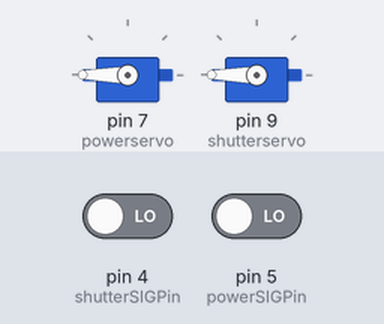
Simulated run of this sketch. Board: Arduino Uno, built with avr-gcc and run on an emulated ATmega328P. Parts: 2 × servo. Inputs (shaded band) come from the test bench; at power-on: pin 5 (powerSIGPin) LOW, pin 4 (shutterSIGPin) LOW.

Above: at 1.2 s.
1.3 s: pin 5 (powerSIGPin) driven HIGH
Timing chart, 0 to 10.3 s (numbered marks = the images above; inputs shaded):
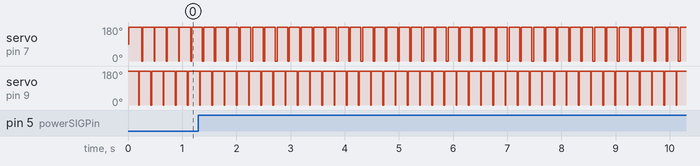

The sketch:

qx100_servo_trigger.ino
```cpp
/*
Takes pictures the camera QX100 and turns on and off

*/
// REU 2014
// Jordann McCarty.


#include <Servo.h>

Servo powerservo; // create servo object to control turning on and off
Servo shutterservo; //create serve to control taking pictures

int shutterSIGPin = 4;
int powerSIGPin = 5;

int shutterPressPos  = 0;    // variable to store the servo position
int shutterDepressPos = 255;
int powerPressPos    = 0;
int powerDepressPos    = 255;


//#define DEBUG

void setup(){
  powerservo.attach(7);
  shutterservo.attach(9); // attaches the servo on pin 9 to the servo object
  pinMode(shutterSIGPin, INPUT);
  pinMode(powerSIGPin, INPUT);
}


void loop(){

  if(digitalRead(shutterSIGPin)){
     shutterservo.write(shutterPressPos);
     delay(15);
  } else {
     shutterservo.write(shutterDepressPos);
     delay(15);
  }

  if(digitalRead(powerSIGPin)){
     powerservo.write(powerPressPos);
     delay(15);
  } else {
     powerservo.write(powerDepressPos);
     delay(15);
  }

  #ifndef DEBUG
  //Turn on
  powerservo.write(powerPressPos);
  delay(15);
  powerservo.write(powerDepressPos);
  delay(150);

  shutterservo.write(shutterPressPos);
  delay(15);
  shutterservo.write(shutterDepressPos);
  delay(15);

  #endif

}
```

Measured:
- by itself, servo on pin 7 (powerservo): alternates 180° for 0.20 s and 0° for 0.03 s
- by itself, servo on pin 9 (shutterservo): alternates 180° for 0.21 s and 0° for 0.02 s
